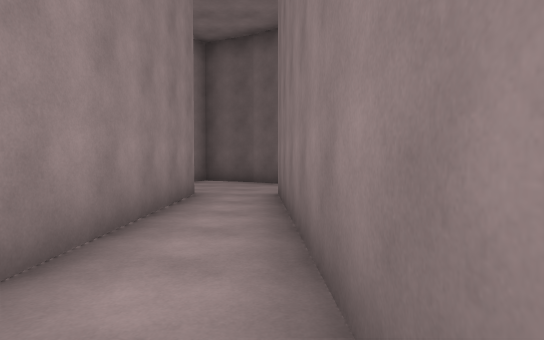
View 1 (above)

23 first-person views from a walk through a 3-D level made in the Unity game engine. The camera is 1.3 m above the floor, tilts 2° down and sees 75° across. The floor is counted in squares, 2 m on a side. Each view is taken from the middle of a square. On the plan, view 1 faces up. The plan holds only what a view shows up to about 10 squares ahead; the rest is blank. The place goes on beyond the plan. The player character is not drawn.

View 2
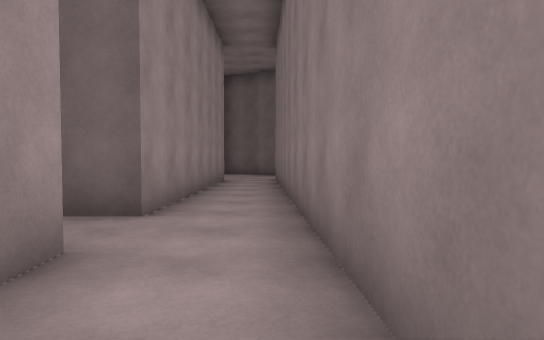

View 3
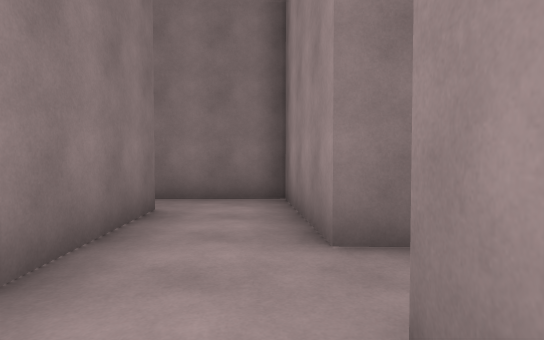

View 4
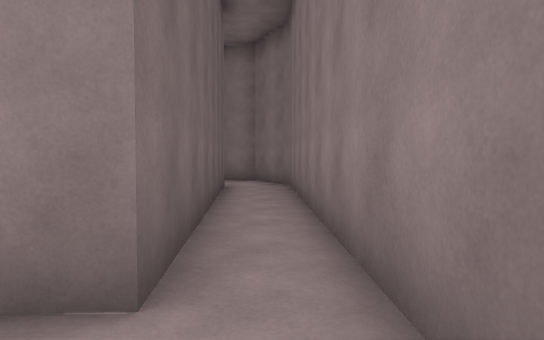

View 5
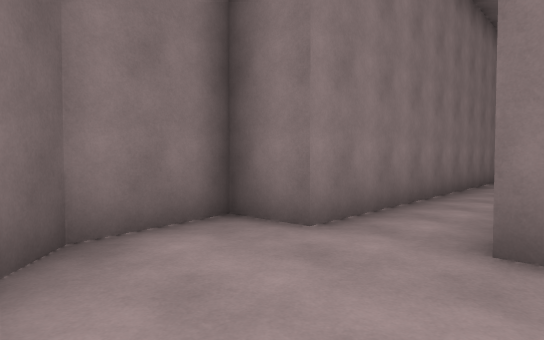

View 6
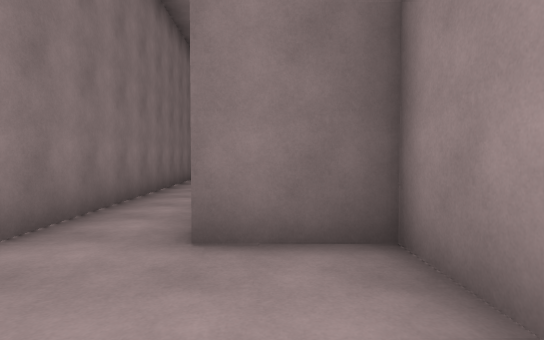

View 7
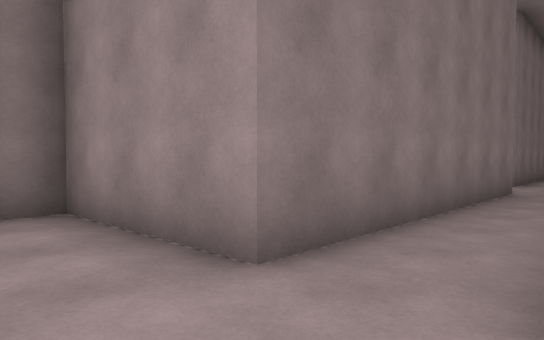

View 8
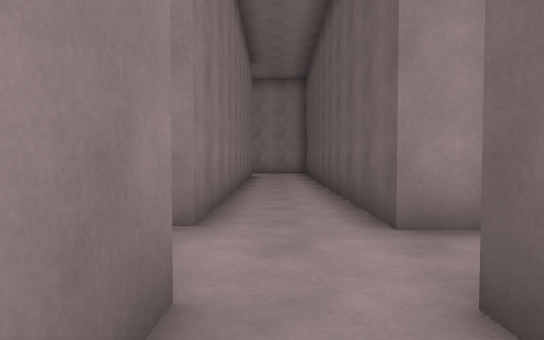

View 9
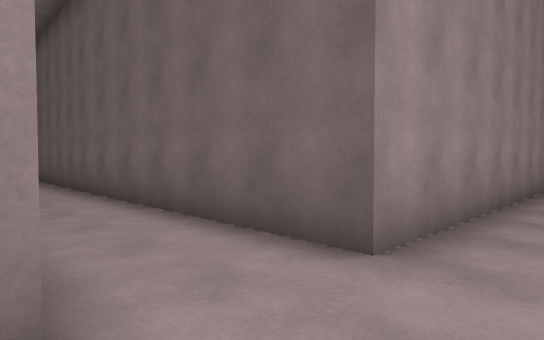

View 10
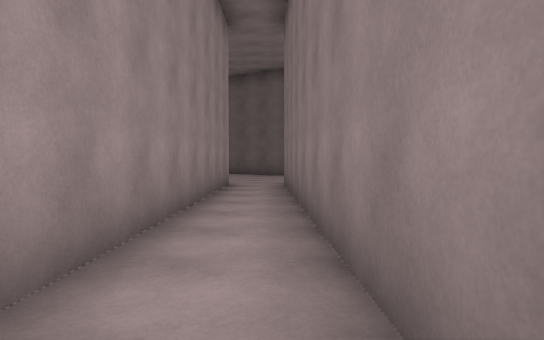

View 11
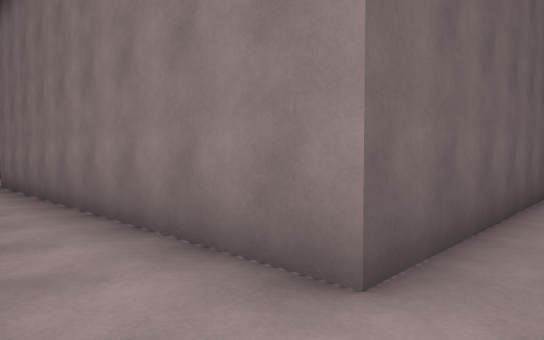

View 12
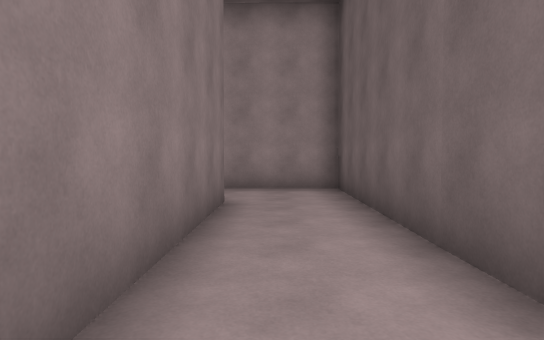

View 13
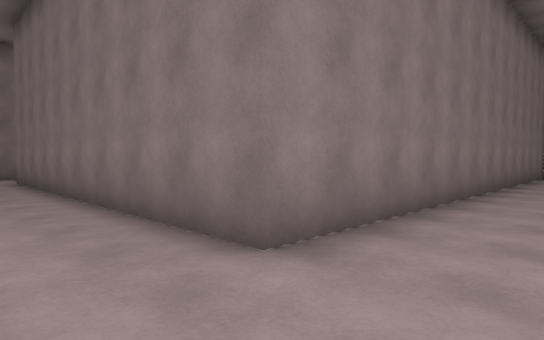

View 14
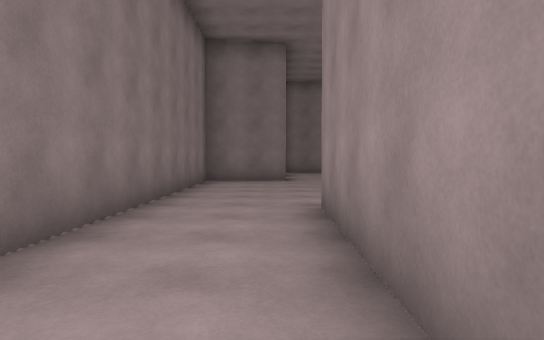

View 15
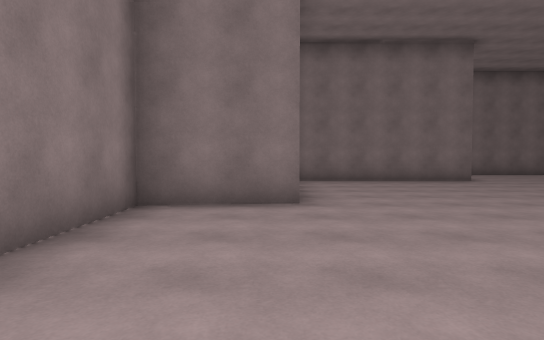

View 16
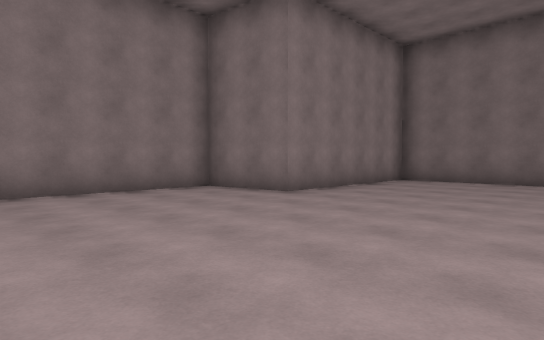

View 17
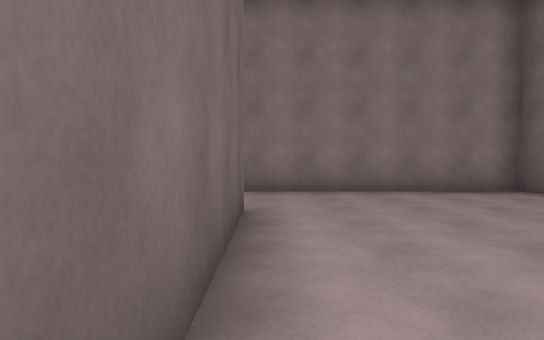

View 18
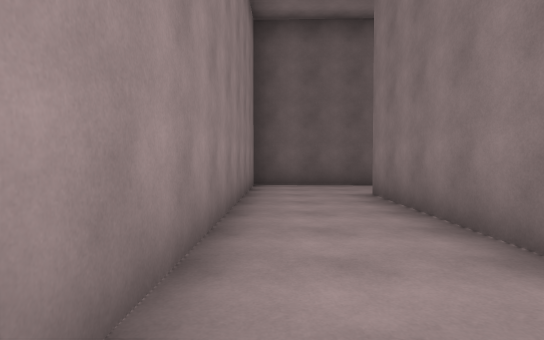

View 19
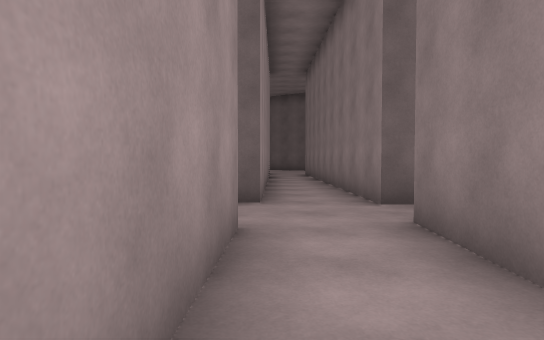

View 20
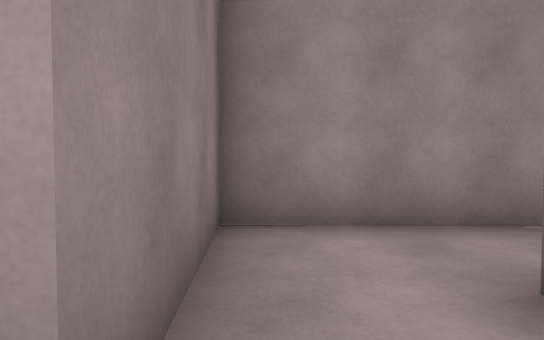

View 21
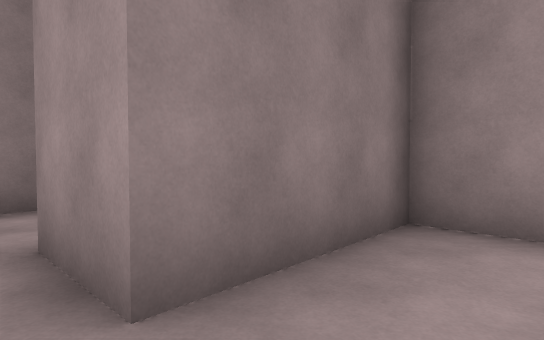

View 22
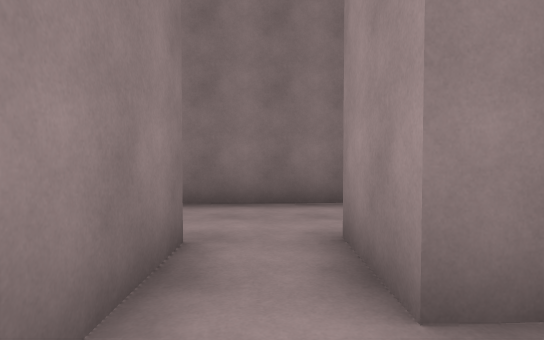

View 23
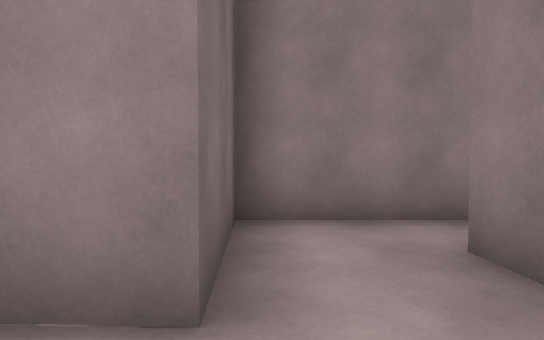

### Floor plan
Key: @ floor where view 1 was taken; # wall or solid block; . floor; / step, stairs or slope.
Columns run from 25 left of view 1 to 3 right of it. Each row starts with its distance up from view 1.
 10                 ..     ###
  9                 ..     ..##
  8                 #.#   #...#
  7                 #.#   #....#
  6                 #.#   ##..##
  5                ##.#    #..#
  4                #/.#    #..#
  3                #/.#    #..#
  2                #/.#    #..#
  1     ############/.#    #..#
  0     #......//////.######.@#
 -1     #.....................#
 -2     #..#########..######..#
 -3     #..#       #..###  #..###
 -4     #..#       #....#  #.....
 -5     #..#       #....#  ######
 -6     #..#       ####.#
 -7     #..#          #..
 -8 #####..#          ...
 -9 .......#          ###
-10 .......#
-11 .......#
-12 .......#
-13 .......#
-14  ....###
-15 .....#
-16 .....#
-17 .....#
-18 .....#
-19 ######

Where each view was taken, in squares from view 1:
view 1: 0 up, 0 right, facing up
view 2: 4 down, 0 right, facing up
view 3: 1 up, 1 left, facing down
view 4: 4 down, 1 left, facing right
view 5: 9 up, 2 left, facing down-right
view 6: 9 up, 2 left, facing down
view 7: 0 up, 0 right, facing down-left
view 8: 1 down, 6 left, facing left
view 9: 2 down, 8 left, facing up-left
view 10: 0 up, 8 left, facing up
view 11: 1 down, 9 left, facing up-right
view 12: 1 down, 13 left, facing left
view 13: 0 up, 20 left, facing down-right
view 14: 4 down, 20 left, facing down
view 15: 9 down, 20 left, facing down
view 16: 9 down, 25 left, facing down-right
view 17: 9 down, 25 left, facing right
view 18: 8 down, 20 left, facing up
view 19: 5 down, 9 left, facing up
view 20: 5 down, 6 left, facing left
view 21: 4 down, 6 left, facing down-left
view 22: 4 down, 6 left, facing down
view 23: 4 down, 9 left, facing right
